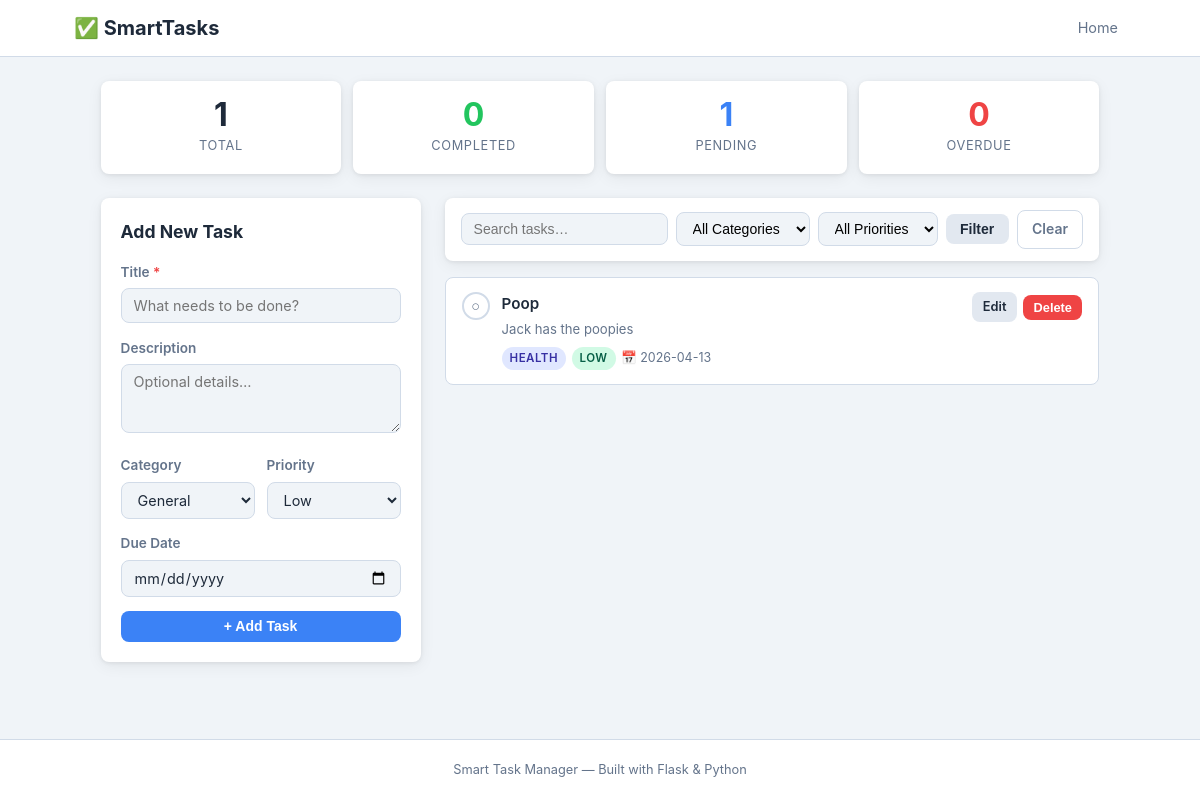
The page / on the database its author committed.
### tables this page shows
CREATE TABLE tasks (
                id          INTEGER PRIMARY KEY AUTOINCREMENT,
                title       TEXT    NOT NULL,
                description TEXT    DEFAULT '',
                category    TEXT    DEFAULT 'General',
                priority    TEXT    DEFAULT 'medium',
                due_date    TEXT,
                completed   INTEGER DEFAULT 0,
                created_at  TEXT    NOT NULL
            );

### routes/task_routes.py (the view)
@task_bp.route("/")
def index():
    category = request.args.get("category", "")
    priority = request.args.get("priority", "")
    keyword = request.args.get("keyword", "")
    tasks = get_filtered_tasks(
        category=category or None,
        priority=priority or None,
        keyword=keyword or None,
    )
    stats = get_task_stats()
    return render_template(
        "index.html",
        tasks=tasks,
        stats=stats,
        categories=CATEGORIES,
        priorities=PRIORITIES,
        selected_category=category,
        selected_priority=priority,
        keyword=keyword,
    )

### config.py (called while the page is built)
def get_config() -> Config:
    env = os.environ.get("FLASK_ENV", "default")
    return config_map.get(env, DevelopmentConfig)()

### database/db.py (called while the page is built)
@contextmanager
def get_connection() -> Generator[sqlite3.Connection, None, None]:
    cfg = get_config()
    conn = sqlite3.connect(cfg.DATABASE_PATH)
    conn.row_factory = sqlite3.Row  # allows dict-like access
    try:
        yield conn
        conn.commit()
    except sqlite3.Error:
        conn.rollback()
        raise
    finally:
        conn.close()

def fetch_all_tasks() -> List[Task]:
    with get_connection() as conn:
        rows = conn.execute(
            """
            SELECT id, title, description, category, priority, due_date, completed, created_at
            FROM tasks
            ORDER BY created_at DESC
            """
        ).fetchall()
    return [Task.from_row(tuple(row)) for row in rows]

### models/task.py (called while the page is built)
    def __post_init__(self) -> None:
        self.title = self.title.strip()
        self.priority = self.priority.lower().strip()

    @property
    def is_overdue(self) -> bool:
        if not self.due_date or self.completed:
            return False
        try:
            return date.fromisoformat(self.due_date) < date.today()
        except ValueError:
            return False

    @property
    def priority_badge(self) -> str:
        return {
            "low": "badge-low",
            "medium": "badge-medium",
            "high": "badge-high",
        }.get(self.priority, "badge-medium")

    @classmethod
    def from_row(cls, row: tuple) -> "Task":
        return cls(
            id=row[0],
            title=row[1],
            description=row[2] or "",
            category=row[3] or "General",
            priority=row[4] or "medium",
            due_date=row[5],
            completed=bool(row[6]),
            created_at=row[7],
        )

### services/task_service.py (called while the page is built)
def filter_tasks(
    tasks: List[Task],
    category: Optional[str] = None,
    priority: Optional[str] = None,
    keyword: Optional[str] = None,
) -> Generator[Task, None, None]:
    for task in tasks:
        if category and task.category.lower() != category.lower():
            continue
        if priority and task.priority.lower() != priority.lower():
            continue
        if keyword:
            kw = keyword.lower()
            if kw not in task.title.lower() and kw not in task.description.lower():
                continue
        yield task

### templates/index.html (shortened to what this page needs)
{% extends "base.html" %}
{% block content %}
<section class="stats-bar">
  <div class="stat-card">
    <span class="stat-number">{{ stats.total }}</span>
    <span class="stat-label">Total</span>
  </div>
  <div class="stat-card stat-card--green">
    <span class="stat-number">{{ stats.completed }}</span>
    <span class="stat-label">Completed</span>
  </div>
  <div class="stat-card stat-card--blue">
    <span class="stat-number">{{ stats.pending }}</span>
    <span class="stat-label">Pending</span>
  </div>
  <div class="stat-card stat-card--red">
    <span class="stat-number">{{ stats.overdue }}</span>
    <span class="stat-label">Overdue</span>
  </div>
</section>
<div class="page-grid">
  <aside class="card form-card">
    <h2>Add New Task</h2>
    <form action="{{ url_for('tasks.create') }}" method="POST" id="new-task-form" novalidate>
      <div class="form-group">
        <label for="title">Title <span class="required">*</span></label>
        <input type="text" id="title" name="title" placeholder="What needs to be done?" required maxlength="120" />
      </div>
      <div class="form-group">
        <label for="description">Description</label>
        <textarea id="description" name="description" rows="3" placeholder="Optional details…" maxlength="500"></textarea>
      </div>
      <div class="form-row">
        <div class="form-group">
          <label for="category">Category</label>
          <select id="category" name="category">
            {% for cat in categories %}
              <option value="{{ cat }}">{{ cat }}</option>
            {% endfor %}
          </select>
        </div>
        <div class="form-group">
          <label for="priority">Priority</label>
          <select id="priority" name="priority">
            {% for pri in priorities %}
              <option value="{{ pri }}">{{ pri | capitalize }}</option>
            {% endfor %}
          </select>
        </div>
      </div>
      <div class="form-group">
        <label for="due_date">Due Date</label>
        <input type="date" id="due_date" name="due_date" />
      </div>
      <button type="submit" class="btn btn--primary btn--full">+ Add Task</button>
    </form>
  </aside>
  <section class="task-section">
    <form method="GET" action="{{ url_for('tasks.index') }}" class="filter-bar card">
      <input
        type="text"
        name="keyword"
        placeholder="Search tasks…"
        value="{{ keyword }}"
        class="filter-input"
      />
      <select name="category" class="filter-select">
        <option value="">All Categories</option>
      </select>
      <select name="priority" class="filter-select">
        <option value="">All Priorities</option>
      </select>
      <button type="submit" class="btn btn--secondary">Filter</button>
      <a href="{{ url_for('tasks.index') }}" class="btn btn--ghost">Clear</a>
    </form>
    {% if tasks %}
      <ul class="task-list">
        {% for task in tasks %}
          <li class="task-item {% if task.completed %}task-item--done{% endif %} {% if task.is_overdue %}task-item--overdue{% endif %}">
            <div class="task-main">
              <form action="{{ url_for('tasks.toggle', task_id=task.id) }}" method="POST" class="inline-form">
                <button
                  type="submit"
                  class="btn-check {% if task.completed %}btn-check--done{% endif %}"
                  title="{{ 'Mark incomplete' if task.completed else 'Mark complete' }}"
                >
                  {{ '✓' if task.completed else '○' }}
                </button>
              </form>
              <div class="task-info">
                <span class="task-title">{{ task.title }}</span>
                {% if task.description %}
                  <p class="task-desc">{{ task.description }}</p>
                {% endif %}
                <div class="task-meta">
                  <span class="badge badge--category">{{ task.category }}</span>
                  <span class="badge {{ task.priority_badge }}">{{ task.priority | capitalize }}</span>
                  {% if task.due_date %}
                    <span class="task-date {% if task.is_overdue %}task-date--overdue{% endif %}">
                      📅 {{ task.due_date }}{% if task.is_overdue %} (overdue){% endif %}
                    </span>
                  {% endif %}
                </div>
              </div>
            </div>
            <div class="task-actions">
              <a href="{{ url_for('tasks.edit', task_id=task.id) }}" class="btn btn--sm btn--secondary">Edit</a>
              <form
                action="{{ url_for('tasks.delete', task_id=task.id) }}"
                method="POST"
                class="inline-form"
                onsubmit="return confirmDelete()"
              >
                <button type="submit" class="btn btn--sm btn--danger">Delete</button>
              </form>
            </div>
          </li>
        {% endfor %}
      </ul>
    {% else %}
      <div class="empty-state card">
        <p>🎉 No tasks here! Add one to get started.</p>
      </div>
    {% endif %}
  </section>
</div>
{% endblock %}

### templates/base.html (shortened to what this page needs)
<!DOCTYPE html>
<html lang="en">
<head>
  <link rel="stylesheet" href="{{ url_for('static', filename='style.css') }}" />
</head>
<body>
  <header class="site-header">
    <div class="header-inner">
      <a href="{{ url_for('tasks.index') }}" class="logo">
        ✅ SmartTasks
      </a>
      <nav>
        <a href="{{ url_for('tasks.index') }}">Home</a>
      </nav>
    </div>
  </header>
  <main class="main-content">
    {% block content %}{% endblock %}
  </main>
  <footer class="site-footer">
    <p>Smart Task Manager &mdash; Built with Flask &amp; Python</p>
  </footer>
</body>
</html>

### rows shown on the page
tasks: completed "○", title "Poop", description "Jack has the poopies", category "HEALTH", priority "LOW", due_date "2026-04-13"

### other values the page prints
{{ stats.total }} "1"
{{ stats.completed }} "0"
{{ stats.pending }} "1"
{{ stats.overdue }} "0"
form field category "General"
form field priority "Low"
